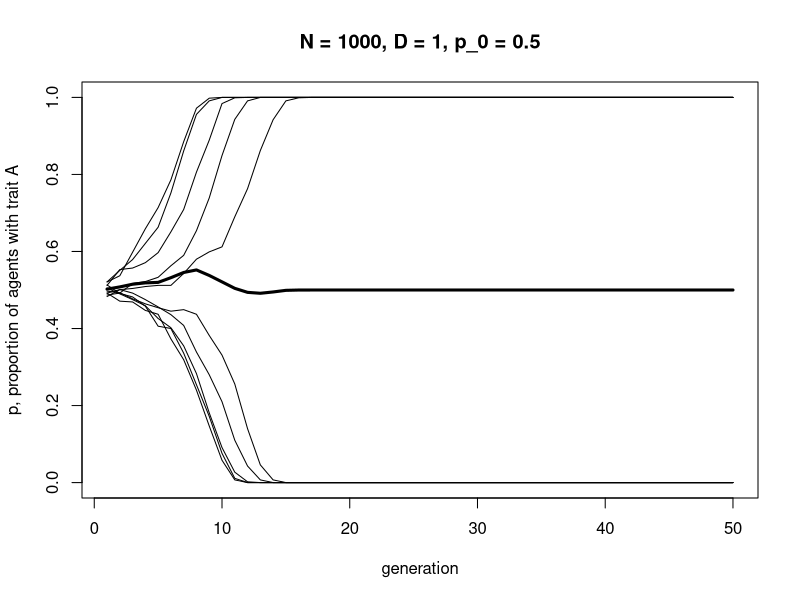
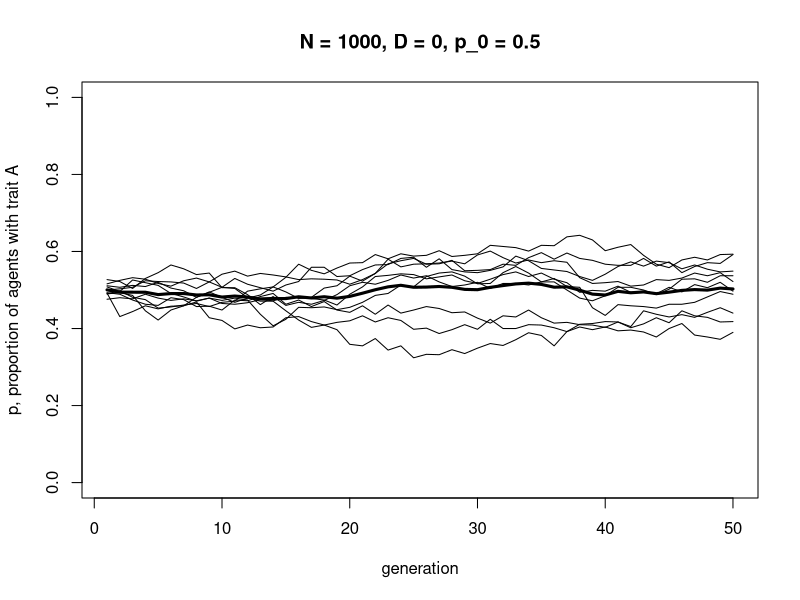
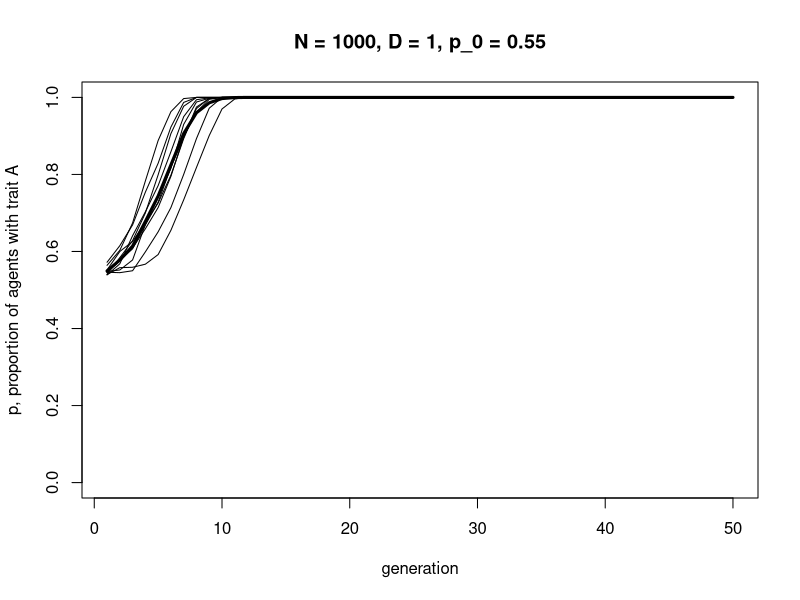
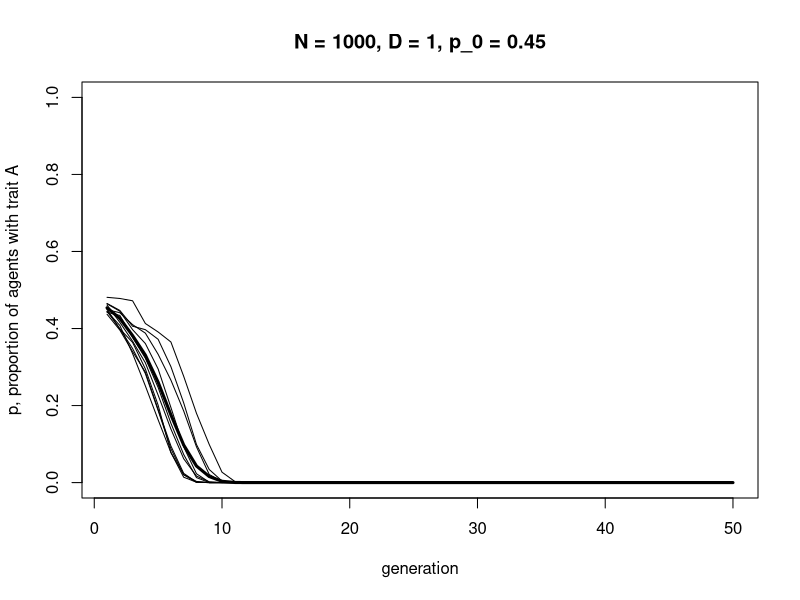
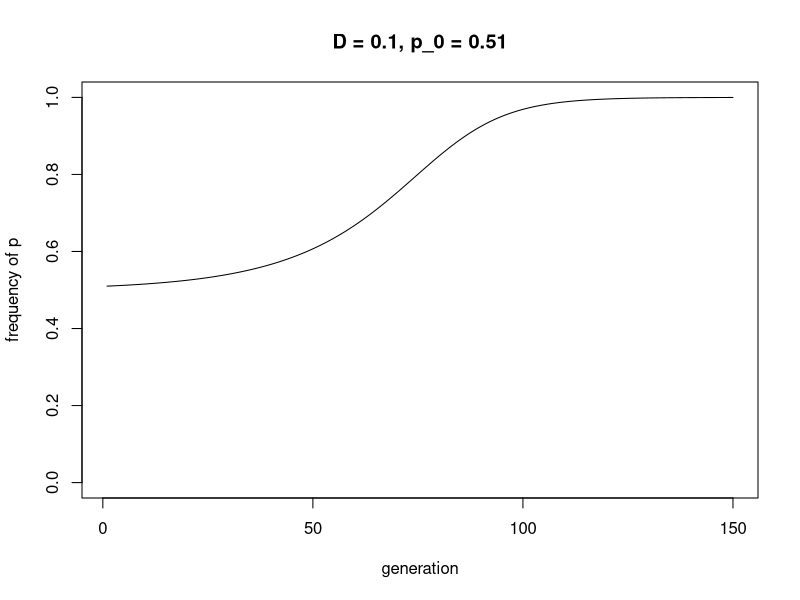
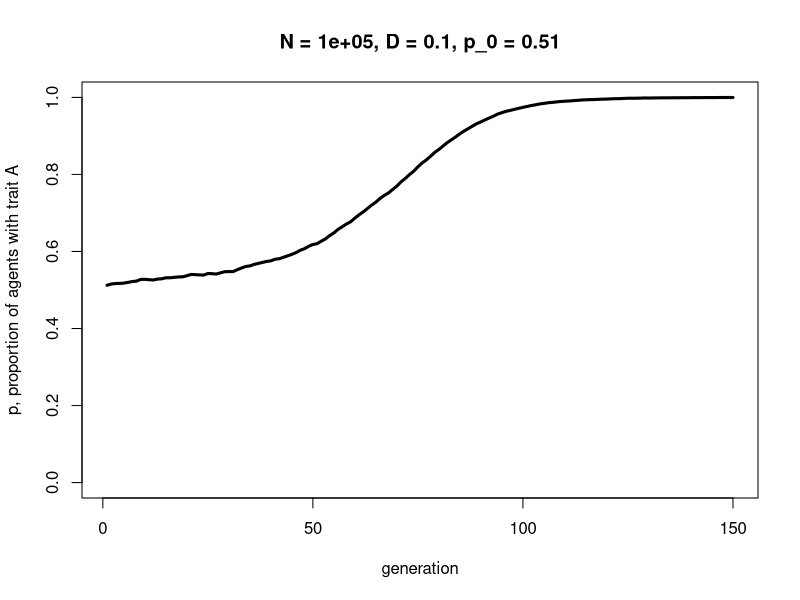
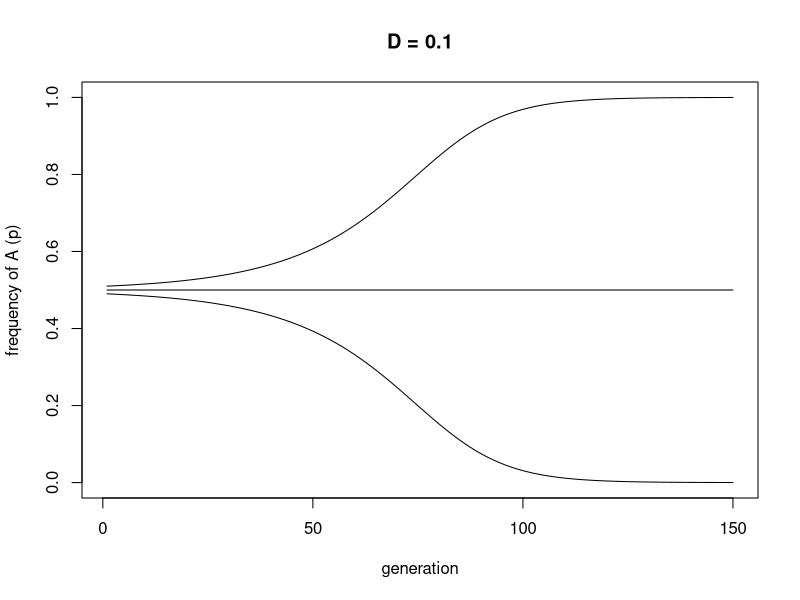
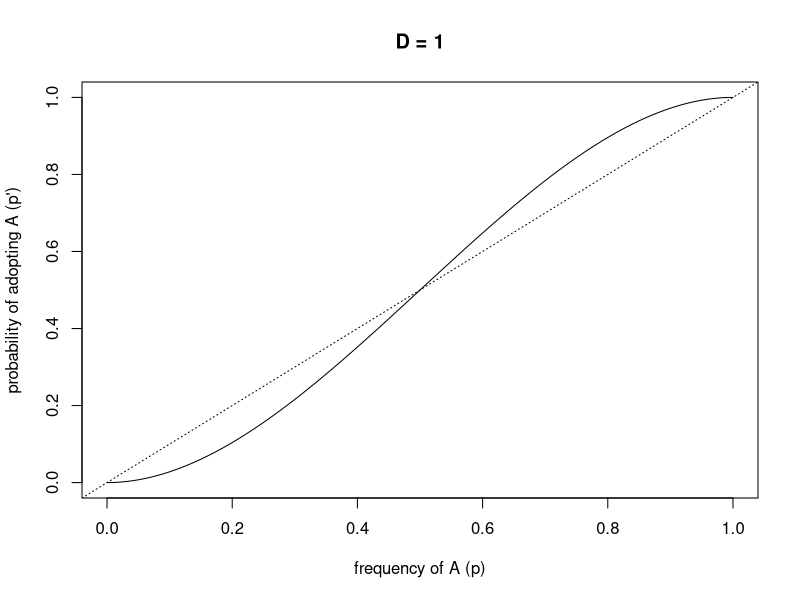

Recreate these plots in R, in order.
## ---- chunk 1

N <- 100
p_0 <- 0.5
D <- 1

# create first generation
agent <- data.frame(trait = sample(c("A","B"), N, replace = TRUE, 
                    prob = c(p_0,1-p_0)))  

head(agent)
    
## ---- chunk 2

# create dataframe with a set of 3 randomly-picked demonstrators for each agent
demonstrators <- data.frame(dem1 = sample(agent$trait, N, replace = TRUE), 
                            dem2 = sample(agent$trait, N, replace = TRUE), 
                            dem3 = sample(agent$trait, N, replace = TRUE))

head(demonstrators)

## ---- chunk 3

# get the number of As in each 3-dem combo
numAs <- rowSums(demonstrators == "A")

agent$trait[numAs == 3] <- "A"  # for dem combos with all As, set to A
agent$trait[numAs == 0] <- "B"  # for dem combos with no As, set to B

prob <- runif(N)

# when A is a majority, 2/3
agent$trait[numAs == 2 & prob < (2/3 + D/3)] <- "A"
agent$trait[numAs == 2 & prob >= (2/3 + D/3)] <- "B"

# when A is a minority, 1/3
agent$trait[numAs == 1 & prob < (1/3 - D/3)] <- "A"
agent$trait[numAs == 1 & prob >= (1/3 - D/3)] <- "B"

# for testing only, add the new traits to the demonstrator dataframe and show it
demonstrators$newtrait <- agent$trait
head(demonstrators, 20)

## ---- chunk 4

N <- 100
p_0 <- 0.5
D <- 0.1

# create first generation
agent <- data.frame(trait = sample(c("A","B"), N, replace = TRUE, 
                    prob = c(p_0,1-p_0)))  

# create dataframe with a set of 3 randomly-picked demonstrators for each agent
demonstrators <- data.frame(dem1 = sample(agent$trait, N, replace = TRUE), 
                            dem2 = sample(agent$trait, N, replace = TRUE), 
                            dem3 = sample(agent$trait, N, replace = TRUE))

# get the number of As in each 3-dem combo
numAs <- rowSums(demonstrators == "A")

agent$trait[numAs == 3] <- "A"  # for dem combos with all As, set to A
agent$trait[numAs == 0] <- "B"  # for dem combos with no As, set to B

prob <- runif(N)

# when A is a majority, 2/3
agent$trait[numAs == 2 & prob < (2/3 + D/3)] <- "A"
agent$trait[numAs == 2 & prob >= (2/3 + D/3)] <- "B"

# when A is a minority, 1/3
agent$trait[numAs == 1 & prob < (1/3 - D/3)] <- "A"
agent$trait[numAs == 1 & prob >= (1/3 - D/3)] <- "B"

# for testing only, add the new traits to the demonstrator dataframe and show it
demonstrators$newtrait <- agent$trait
head(demonstrators, 20)

## ---- chunk 5

ConformistTransmission <- function (N, p_0, D, t_max, r_max) {
  
  # create a matrix with t_max rows and r_max columns, fill with NAs, convert to dataframe
  output <- as.data.frame(matrix(NA,t_max,r_max))  
  
  # purely cosmetic: rename the columns with run1, run2 etc.
  names(output) <- paste("run", 1:r_max, sep="")  
  
  for (r in 1:r_max) {
    
    # create first generation
    agent <- data.frame(trait = sample(c("A","B"), N, replace = TRUE, 
                        prob = c(p_0,1-p_0)))  
    
    # add first generation's p to first row of column r
    output[1,r] <- sum(agent$trait == "A") / N  
  
    for (t in 2:t_max) {
  
      # create dataframe with a set of 3 randomly-picked demonstrators for each agent
      demonstrators <- data.frame(dem1 = sample(agent$trait, N, replace = TRUE), 
                                  dem2 = sample(agent$trait, N, replace = TRUE), 
                                  dem3 = sample(agent$trait, N, replace = TRUE))

      # get the number of As in each 3-dem combo
      numAs <- rowSums(demonstrators == "A")

      agent$trait[numAs == 3] <- "A"  # for dem combos with all As, set to A
      agent$trait[numAs == 0] <- "B"  # for dem combos with no As, set to B

      prob <- runif(N)
      
      # when A is a majority, 2/3
      agent$trait[numAs == 2 & prob < (2/3 + D/3)] <- "A"
      agent$trait[numAs == 2 & prob >= (2/3 + D/3)] <- "B"

      # when A is a minority, 1/3
      agent$trait[numAs == 1 & prob < (1/3 - D/3)] <- "A"
      agent$trait[numAs == 1 & prob >= (1/3 - D/3)] <- "B"

      # get p and put it into output slot for this generation t and run r
      output[t,r] <- sum(agent$trait == "A") / N  
  
    }
    
  }
  
  # first plot a thick line for the mean p
  plot(rowMeans(output), 
       type = 'l', 
       ylab = "p, proportion of agents with trait A", 
       xlab = "generation", 
       ylim = c(0,1), 
       lwd = 3, 
       main = paste("N = ", N, ", D = ", D, ", p_0 = ", p_0, sep = ""))
 
  for (r in 1:r_max) {  
    
    # add lines for each run, up to r_max
    lines(output[,r], type = 'l')  
    
  }
  
  output  # export data from function
}

## ---- chunk 6

data_model5 <- ConformistTransmission(N = 1000, p_0 = 0.5, D = 1, t_max = 50, r_max = 10)

## ---- chunk 7

data_model5 <- ConformistTransmission(N = 1000, p_0 = 0.5, D = 0, t_max = 50, r_max = 10)

## ---- chunk 8

data_model5 <- ConformistTransmission(N = 1000, p_0 = 0.55, D = 1, t_max = 50, r_max = 10)

## ---- chunk 9

data_model5 <- ConformistTransmission(N = 1000, p_0 = 0.45, D = 1, t_max = 50, r_max = 10)

## ---- chunk 10

ConformityRecursion <- function(D, t_max, p_0) {
  
  p <- rep(0,t_max)
  p[1] <- p_0
  
  for (i in 2:t_max) {
    p[i] <- p[i-1] + D*p[i-1]*(1-p[i-1])*(2*p[i-1] - 1)
  }
  
  plot(p, 
       type = "l", 
       ylim = c(0,1), 
       ylab = "frequency of p", 
       xlab = "generation", 
       main = paste("D = ", D, ", p_0 = ", p_0, sep = ""))

}

## ---- chunk 11

ConformityRecursion(D = 0.1, t_max = 150, p_0 = 0.51)

## ---- chunk 12

data_model5 <- ConformistTransmission(N = 100000, p_0 = 0.51, D = 0.1, t_max = 150, r_max = 1)

## ---- chunk 13

ConformityRecursion <- function(D, t_max, p_0) {
  
  numSims <- length(p_0)
  
  p <- as.data.frame(matrix(NA, nrow = t_max, ncol = numSims))
  p[1,] <- p_0
  
  for (i in 2:t_max) {
    p[i,] <- p[i-1,] + D*p[i-1,]*(1-p[i-1,])*(2*p[i-1,] - 1)
  }
  
  plot(p[,1], 
       type = "l", 
       ylim = c(0,1), 
       ylab = "frequency of A (p)", 
       xlab = "generation", 
       main = paste("D =", D))
  
  if (numSims > 1) {
    for (i in 2:numSims) {
      lines(p[,i], type = 'l')
    }
  }

}

## ---- chunk 14

ConformityRecursion(D = 0.1, t_max = 150, p_0 = c(0.49,0.5,0.51))

## ---- chunk 15

p <- seq(0,1,length.out = 101)

D <- 1
p_next <- p + D*p*(1-p)*(2*p-1)

plot(p, p_next, 
     type = 'l', 
     ylab = "probability of adopting A (p')", 
     xlab = "frequency of A (p)", 
     main = paste("D =", D))

abline(a = 0, b = 1, lty = 3)

